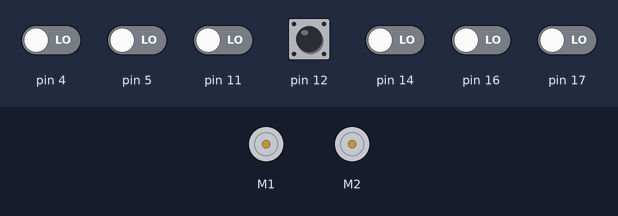
This sketch was run on a simulated Arduino Uno, built with avr-gcc and run on an emulated ATmega328P. Parts: 2 × DC motor (green arrow = forward, orange = backward, longer = faster). Inputs (shaded band) come from the test bench; at power-on: pin 12 HIGH, pin 4, pin 5, pin 11, pin 14, pin 16, pin 17 LOW.

Above: at 0.8 s.
0.9 s: pin 12 pulled LOW for 0.15 s
At 3.2 s:
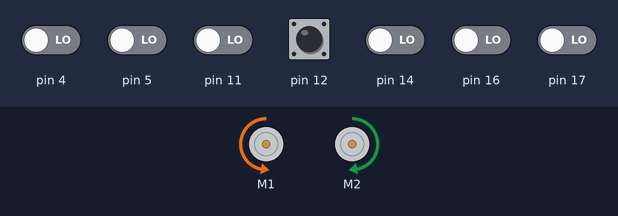
4.0 s: pin 11 driven HIGH
7.0 s: pin 5 driven HIGH
At 7.9 s:
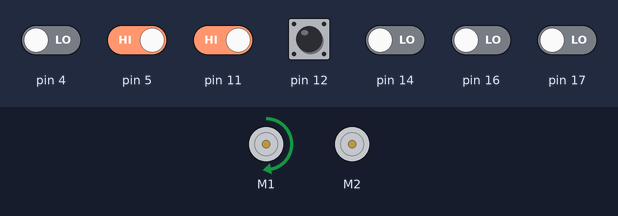
8.5 s: pin 4 driven HIGH
At 9.4 s:
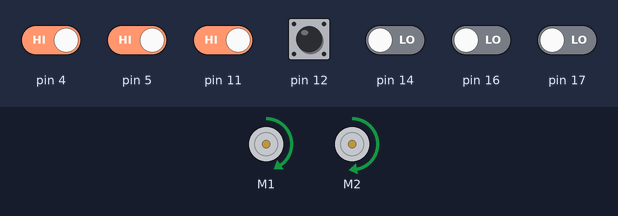
10.0 s: pin 14 driven HIGH
At 10.4 s:
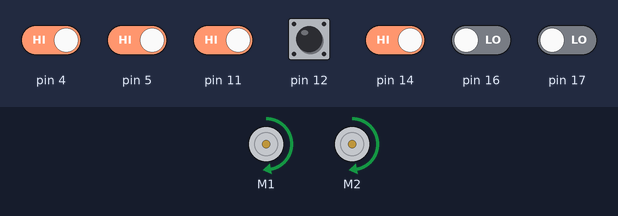
11.5 s: pin 16 driven HIGH
At 12.9 s:
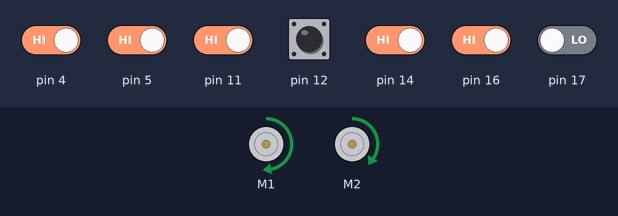
Timing chart, 0 to 14.0 s (numbered marks = the images above; inputs shaded):
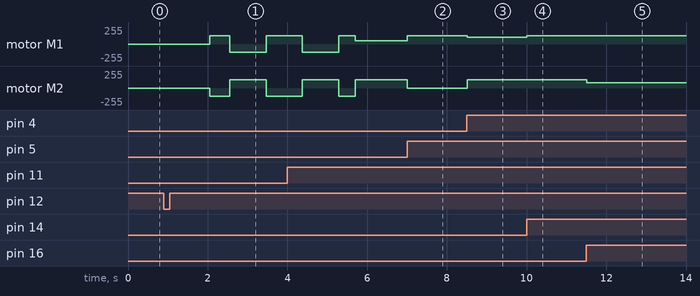

Measured:
- after the input at 0.9 s, motor M1: stopped → forward 127/255 after 1.2 s, → backward 127/255 0.50 s later, → forward 127/255 0.91 s later; motor M2: stopped → backward 127/255 after 1.2 s, → forward 127/255 0.50 s later, → backward 127/255 0.91 s later
- after the input at 7.0 s, motor M1: forward 47/255 → forward 127/255 at once; motor M2: forward 127/255 → stopped at once
- after the input at 8.5 s, motor M1: forward 127/255 → forward 101/255 at once; motor M2: stopped → forward 127/255 at once
- after the input at 10.0 s, motor M1: forward 101/255 → forward 127/255 at once
- after the input at 11.5 s, motor M2: forward 127/255 → forward 79/255 at once

The sketch:

TheSlackers.ino
```cpp
#include <ZumoBuzzer.h>
#include <ZumoMotors.h>
#include <Pushbutton.h>
#include <ZumoReflectanceSensorArray.h>
#include <QTRSensors.h>

ZumoBuzzer SLKBuzzer;
Pushbutton SLKButton(ZUMO_BUTTON);
ZumoMotors SLKMotors;
ZumoReflectanceSensorArray SLKReflectanceSensors;

int lastError = 0;


const int MAX_SPEED = 200;

void setup() {
  // put your setup code here, to run once:
  SLKButton.waitForButton();
  SLKReflectanceSensors.init();
  customCalibration();
}

void loop() {

  unsigned int sensors[6];
  int position = SLKReflectanceSensors.readLine(sensors);


  if (position <= 0 || position >= 5000){
    SLKMotors.setSpeeds(100, 100);
  }else {
    moveBotOnLine();
  }

}


void moveBotOnLine(){
  unsigned int sensors[6];
  int position = SLKReflectanceSensors.readLine(sensors);

  int error = position - 2500;

  int speedDifference = error / 4 + 6 * (error - lastError);

  lastError = error;

  int m1Speed = MAX_SPEED + speedDifference;
  int m2Speed = MAX_SPEED - speedDifference;

  if (m1Speed < 0)
    m1Speed = 0;
  if (m2Speed < 0)
    m2Speed = 0;
  if (m1Speed > MAX_SPEED)
    m1Speed = MAX_SPEED;
  if (m2Speed > MAX_SPEED)
    m2Speed = MAX_SPEED;

  SLKMotors.setSpeeds(m1Speed, m2Speed);
}

void customCalibration()
{
  // Wait 1 second and then begin automatic sensor calibration
  // by rotating in place to sweep the sensors over the line
  delay(1000);
  int i;
  for(i = 0; i < 80; i++)
  {
    if ((i > 10 && i <= 30) || (i > 50 && i <= 70))
      SLKMotors.setSpeeds(-200, 200);
    else
      SLKMotors.setSpeeds(200, -200);
    SLKReflectanceSensors.calibrate();

    // Since our counter runs to 80, the total delay will be
    // 80*20 = 1600 ms.
    delay(20);
  }
  SLKMotors.setSpeeds(0,0);
}
```
